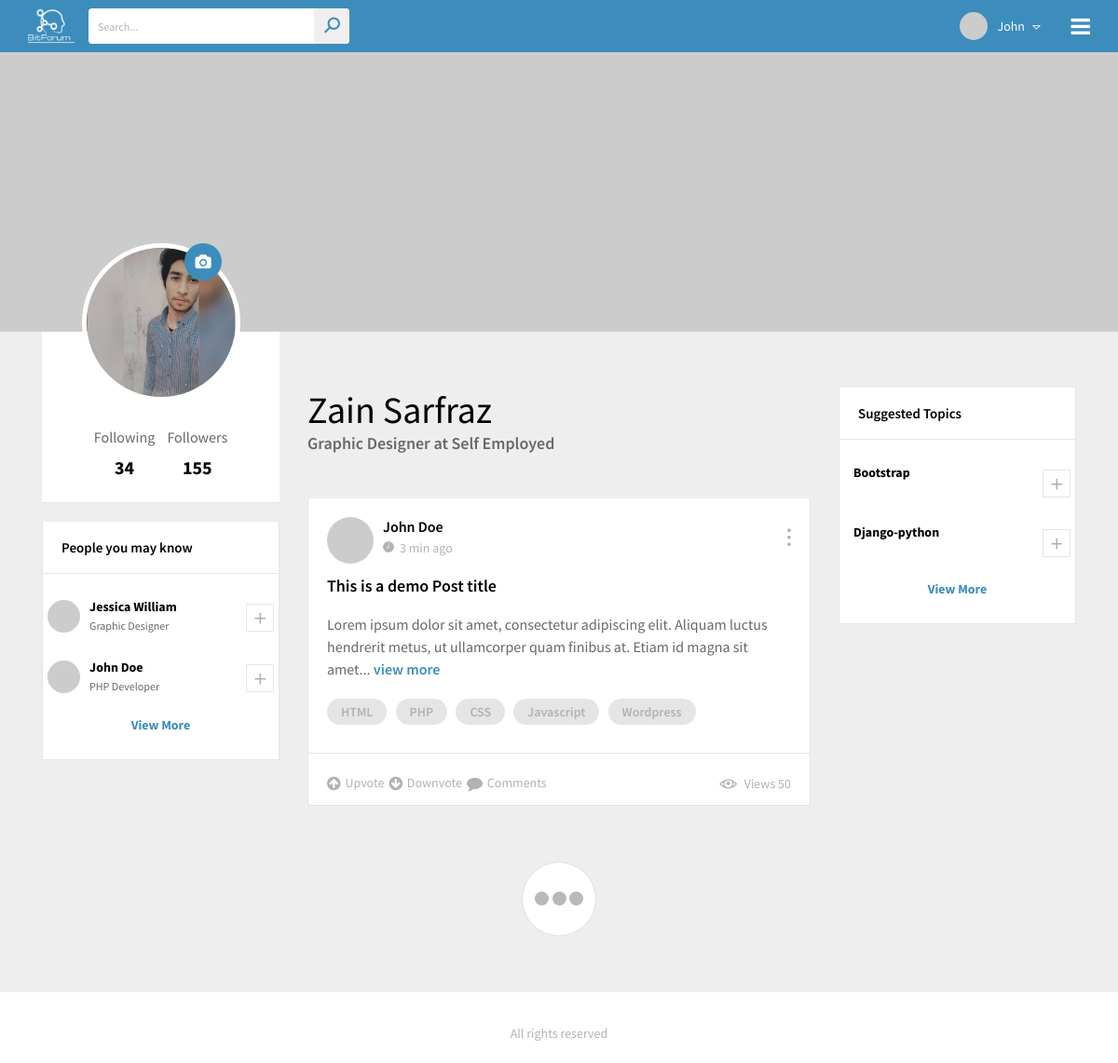
/profile, run on the app's committed database.
### posts/models.py (models this page shows, shortened)
class User(models.Model):
    email = models.EmailField(max_length=254,unique=True)
    name = models.TextField()
    password = models.TextField(max_length=15)
    status = models.TextField(max_length=250)
    profile_pic = models.ImageField(upload_to='uploads/pfp/')

### bitforum/views.py (the view)
# urls.py: path('profile',profileTest),
def profileTest(request):
    user = User.objects.all()
    dict = {'name':user[0].name,'profile_pic':user[0].profile_pic}
    return render(request,'my-profile-feed.html', {'user':dict})

### templates/my-profile-feed.html (shortened to what this page needs)
{% load static %}
<!DOCTYPE html>
<html>
<head>
<link rel="stylesheet" type="text/css" href="{% static 'css/animate.css' %}">
<link rel="stylesheet" type="text/css" href="{% static 'css/bootstrap.min.css' %}">
<link rel="stylesheet" type="text/css" href="{% static 'css/flatpickr.min.css' %}">
<link rel="stylesheet" type="text/css" href="{% static 'css/line-awesome.css' %}">
<link rel="stylesheet" type="text/css" href="{% static 'css/line-awesome-font-awesome.min.css' %}">
<link rel="stylesheet" type="text/css" href="{% static 'css/font-awesome.min.css' %}">
<link rel="stylesheet" type="text/css" href="{% static 'lib/slick/slick.css' %}">
<link rel="stylesheet" type="text/css" href="{% static 'lib/slick/slick-theme.css' %}">
<link rel="stylesheet" type="text/css" href="{% static 'css/style.css' %}">
<link rel="stylesheet" type="text/css" href="{% static 'css/responsive.css' %}">
</head>
<body>
	<div class="wrapper">
		<header>
			<div class="container">
				<div class="header-data">
					<div class="logo">
						<a href="#" title=""><img src="{% static 'images/logo.png' %}" height="50" width="50" alt=""></a>
					</div>
					<div class="search-bar">
						<form>
							<input type="text" name="search" placeholder="Search...">
							<button type="submit"><i class="la la-search"></i></button>
						</form>
					</div>
					<div class="menu-btn">
						<a href="#" title=""><i class="fa fa-bars"></i></a>
					</div>
					<div class="user-account">
						<div class="user-info">
							<img src="http://via.placeholder.com/30x30" alt="">
							<a href="#" title="">John</a>
							<i class="la la-sort-down"></i>
						</div>
					</div>
				</div>
			</div>
		</header>
		<section class="cover-sec">
			<img src="http://via.placeholder.com/1600x400" alt="">
		</section>
		<main>
			<div class="main-section">
				<div class="container">
					<div class="main-section-data">
						<div class="row">
							<div class="col-lg-3">
								<div class="main-left-sidebar">
									<div class="user_profile">
										<div class="user-pro-img">
											<img src="{{user.profile_pic}}" alt="" width="170" height="170">
											<a href="#" title=""><i class="fa fa-camera"></i></a>
										</div>
										<div class="user_pro_status">
											<ul class="flw-status">
												<li>
													<span>Following</span>
													<b>34</b>
												</li>
												<li>
													<span>Followers</span>
													<b>155</b>
												</li>
											</ul>
										</div>
									</div>
									<div class="suggestions full-width">
										<div class="sd-title">
											<h3>People you may know</h3>
										</div>
										<div class="suggestions-list">
											<div class="suggestion-usd">
												<img src="http://via.placeholder.com/35x35" alt="">
												<div class="sgt-text">
													<h4>Jessica William</h4>
													<span>Graphic Designer</span>
												</div>
												<span><i class="la la-plus"></i></span>
											</div>
											<div class="suggestion-usd">
												<img src="http://via.placeholder.com/35x35" alt="">
												<div class="sgt-text">
													<h4>John Doe</h4>
													<span>PHP Developer</span>
												</div>
												<span><i class="la la-plus"></i></span>
											</div>
											<div class="view-more">
												<a href="#" title="">View More</a>
											</div>
										</div>
									</div>
								</div>
							</div>
							<div class="col-lg-6">
								<div class="main-ws-sec">
									<div class="user-tab-sec">
										<h3>{{ user.name }}</h3>
										<div class="star-descp">
											<span>Graphic Designer at Self Employed</span>
										</div>
									</div>
									<div class="product-feed-tab current" id="feed-dd">
										<div class="posts-section">
											<div class="post-bar">
												<div class="post_topbar">
													<div class="usy-dt">
														<img src="http://via.placeholder.com/50x50" alt="">
														<div class="usy-name">
															<h3>John Doe</h3>
															<span><img src="{% static 'images/clock.png' %}" alt="">3 min ago</span>
														</div>
													</div>
													<div class="ed-opts">
														<a href="#" title="" class="ed-opts-open"><i class="la la-ellipsis-v"></i></a>
													</div>
												</div>
												<div class="job_descp">
													<a href="#"><h3>This is a demo Post title</h3></a>
													<p>Lorem ipsum dolor sit amet, consectetur adipiscing elit. Aliquam luctus hendrerit metus, ut ullamcorper quam finibus at. Etiam id magna sit amet... <a href="#" title="">view more</a></p>
													<ul class="skill-tags">
														<li><a href="#" title="">HTML</a></li>
														<li><a href="#" title="">PHP</a></li>
														<li><a href="#" title="">CSS</a></li>
														<li><a href="#" title="">Javascript</a></li>
														<li><a href="#" title="">Wordpress</a></li>
													</ul>
												</div>
												<div class="job-status-bar">
													<ul class="like-com">
														<li>
															<a href="#"><i class="fa fa-arrow-circle-up" aria-hidden="true"></i> Upvote</a>
															<a href="#"><i class="fa fa-arrow-circle-down" aria-hidden="true"></i> Downvote</a>
															<a href="#"><i class="fa fa-comment" aria-hidden="true"></i> Comments</a>
														</li>
													</ul>
													<a><i class="la la-eye"></i>Views 50</a>
												</div>
											</div>
											<div class="process-comm">
												<div class="spinner">
													<div class="bounce1"></div>
													<div class="bounce2"></div>
													<div class="bounce3"></div>
												</div>
											</div>
										</div>
									</div>
									</div>
							</div>
							<div class="col-lg-3">
								<div class="right-sidebar">
									<div class="suggestions full-width">
										<div class="sd-title">
											<h3>Suggested Topics</h3>
										</div>
										<div class="suggestions-list">
											<div class="suggestion-usd">
												<div class="sgt-text">
													<h4>Bootstrap</h4>
												</div>
												<span><i class="la la-plus"></i></span>
											</div>
											<div class="suggestion-usd">
												<div class="sgt-text">
													<h4>Django-python</h4>
												</div>
												<span><i class="la la-plus"></i></span>
											</div>
											<div class="view-more">
												<a href="#" title="">View More</a>
											</div>
										</div>
									</div>
								</div>
							</div>
						</div>
					</div>
				</div>
			</div>
		</main>
		<footer>
			<div class="footy-sec mn no-margin">
				<div class="container">
					<ul>
						<li><a href="#" title="">All rights reserved</a></li>
					</ul>
				</div>
			</div>
		</footer>
	</div>
</body>
</html>

### static/css/responsive.css (style rules this page uses)
@media (max-width: 1200px) { .menu-btn { display: block; } }
@media (max-width: 1200px) { .suggestion-usd { padding: 15px 5px; } }
@media (max-width: 1200px) { .sd-title h3 { font-size: 15px; } }
@media (max-width: 1200px) { .flw-status li { margin-right: 10px; } }
@media (max-width: 1200px) { .flw-status li span { font-size: 16px; } }
@media (max-width: 1200px) { .footy-sec ul { width: 100%;text-align: center; } }
@media (max-width: 1200px) { .footy-sec.mn ul { padding: 30px 0 25px 0; } }
@media (max-width: 1200px) { .footy-sec { text-align: center; } }
@media (max-width: 1200px) { .sgt-text span { font-size: 12px; } }

### data on the page
User: profile_pic (picture), name "Zain Sarfraz"
